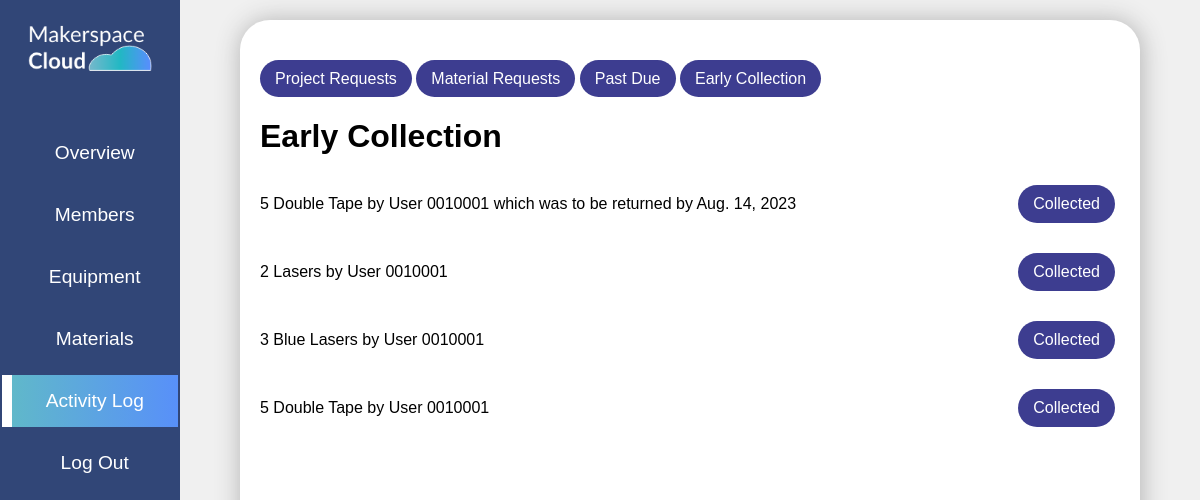
Page /a_activity_early_collection/ (signed in) on the earlier database version.
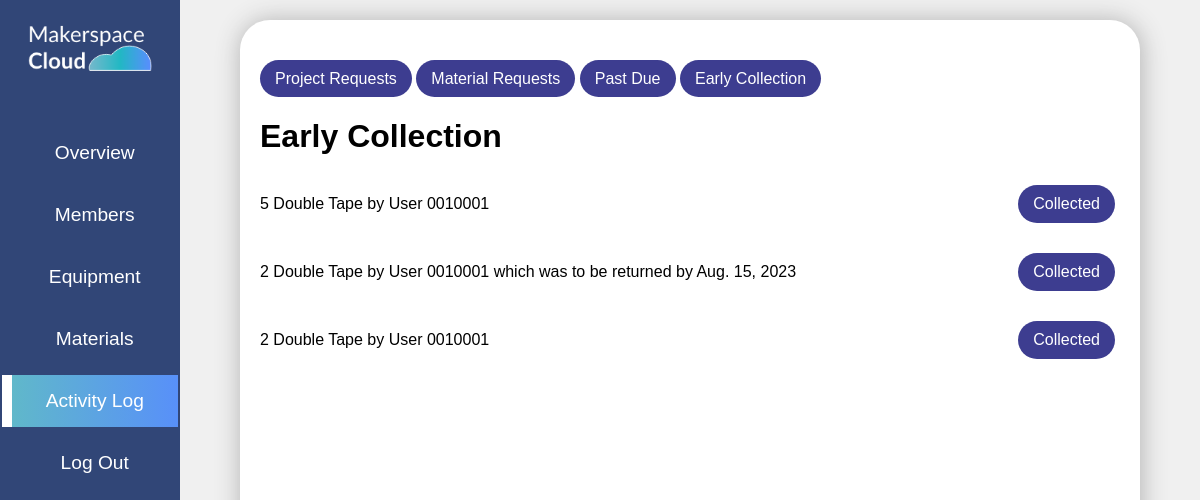
Same page on the later database version.
### equ/models.py (models this page shows, shortened)
class Material_Request(models.Model):
    REQUEST_TYPES = [
        ('_', '_'),
        ('Borrow', 'Borrow'),
        ('Issue', 'Issue'),
    ]
    material = models.ForeignKey(Material, on_delete=models.CASCADE)
    quantity = models.PositiveIntegerField(null=True, blank=True)
    request_type = models.CharField(max_length=10, choices=REQUEST_TYPES)
    return_date = models.DateField(null=True, blank=True)  # Set only for issue requests
    status = models.IntegerField(default=0) #0-pending, 1-active, 2-closed
    user = models.ForeignKey(User,on_delete=models.CASCADE)

class Material(models.Model):
    stock = models.IntegerField(null=True,blank=True)
    name = models.CharField(max_length=100)
    category = models.ForeignKey(Category, on_delete=models.CASCADE,blank=True, null=True)

### equ/views.py (the view)
# urls.py: path('a_activity_early_collection/',views.a_activity_early_collection,name="a_activity_early_collection"),
@login_required
@admin_required
def a_activity_early_collection(request):
    user = request.user
    lab = Lab.objects.get(lab_admin=user)
    material_requests = Material_Request.objects.filter(user__profile__lab=lab, status=1)
    context = {'material_requests':material_requests}
    return render(request, 'equ/a_activity_early_collection.html', context)

### equ/views.py (called while the page is built)
def admin_required(function):
    decorator = user_passes_test(lambda user: user.groups.filter(name='admin').exists())
    return decorator(function)

### equ/templates/equ/a_activity_early_collection.html (shortened to what this page needs)
{% extends "equ/a_activity.html" %}
{% block activitycontent %}
<h1> Early Collection </h1>
<ul class="project_list">
  {% for req in material_requests %}
  <li><form method="post" class="action-form" action="{% url 'a_material_request_handling' req.pk %}">
    {{ req.quantity }} {{ req.material.name }} by User {{ req.user.username }}
    {% if req.request_type == 'Borrow' %}
    which was to be returned by {{ req.return_date }}
    {% endif %}
    <button type="submit" name="action" value="collect_early" class="a-actionbutton accept">Collected</button></form>
  </li>
  {% empty %}
    <li>No Requests found.</li>
  {% endfor %}
</ul>
{% endblock activitycontent %}

Differences in the rows shown:
no longer on this page (row edited): Material_Request: quantity "5", material.name "Double Tape", user.username "0010001", return_date "Aug. 14, 2023"
no longer on this page (row edited): Material_Request: quantity "2", material.name "Lasers", user.username "0010001"
no longer on this page (row edited): Material_Request: quantity "3", material.name "Blue Lasers", user.username "0010001"
now on this page (row edited): Material_Request: quantity "2", material.name "Double Tape", user.username "0010001", return_date "Aug. 15, 2023"
added Material_Request: quantity "2", material.name "Double Tape", user.username "0010001"
